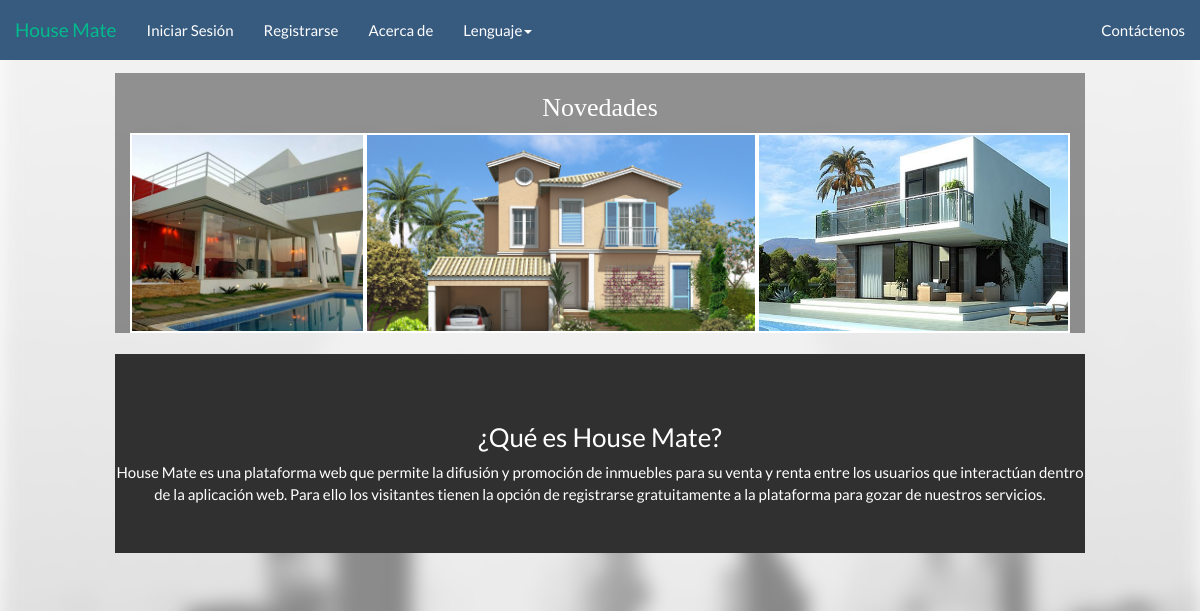
The page /HouseMate2_2/index.php on the database as committed earlier.
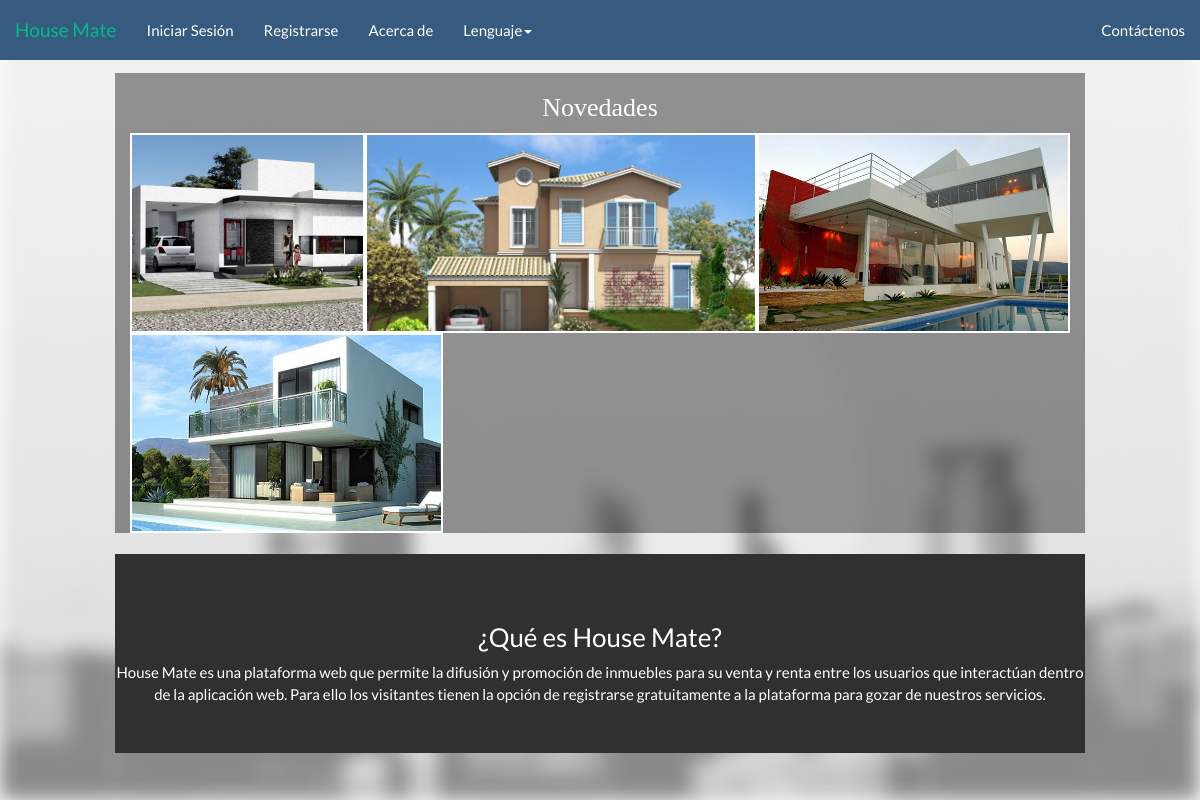
The same page on the database as committed later.
### tables this page shows
CREATE TABLE IF NOT EXISTS `inmueble` (
  `IdInmueble` varchar(5) NOT NULL,
  `Dueno` varchar(5) DEFAULT NULL,
  `Direccion` varchar(140) NOT NULL,
  `Descripcion` varchar(140) NOT NULL,
  `VentaRenta` int(1) NOT NULL,
  `Tipopropiedad` int(1) NOT NULL,
  `Precio` varchar(20) NOT NULL,
  `Imagen` varchar(100) NOT NULL,
  `DescDire` text,
  `estado` varchar(1) NOT NULL,
  `areadeterreno` varchar(15) NOT NULL,
  `areadeconstruc` varchar(15) NOT NULL,
  `aprovado` varchar(1) NOT NULL,
  `age` varchar(2) NOT NULL,
  `valuo1` varchar(15) NOT NULL,
  `valuo2` varchar(15) NOT NULL,
  `total` varchar(20) NOT NULL,
  `remaining` varchar(2) NOT NULL
);

### HouseMate2_2/Call/Funciones/showme.php (the view, shortened to what this page needs)
<?php
$quero = "SELECT * FROM inmueble ORDER BY IdInmueble DESC LIMIT 12";
$cs = mysql_query($quero);
$end = "";
$count = 0;
$morf = 0;
while($row=mysql_fetch_array($cs))
{
	if($count == 3)
	{
		$end = "";
		$count = 0;
		$morf = 0;
	}
	switch ($morf)
	{
		case 0:
			$end = rand(1,3);
		break;
		case 1:
			$end = rand(2,3);
		break;
		case 2:
			$pro = mt_rand(1,2);
			switch($pro)
			{
				case 2:
					$end = 3;
				break;
			}
		break;
	}
	switch ($end)
	{
		case 1:
	echo "<a href='inmueble.php?IdInmueble=".$row['IdInmueble']."'><div class='cover-card col-sm-3' style='background: url(".$row['Imagen'].") no-repeat center top;background-size:cover;'>
			<p>".$row['Descripcion']."</p>
		</div></a>";
		$morf = 1;
		$count++;
		break;
		case 2:
		echo "<a href='inmueble.php?IdInmueble=".$row['IdInmueble']."'><div class='cover-card col-sm-5' href='index.php?IdInmueble='".$row['IdInmueble']."' style='background: url(".$row['Imagen'].") no-repeat center top;background-size:cover;'>
			<p>".$row['Descripcion']."</p>
		</div></a>";
		$morf = 2;
		$count++;
		break;
		case 3:echo "<a href='inmueble.php?IdInmueble=".$row['IdInmueble']."'><div class='cover-card col-sm-4' href='index.php?IdInmueble='".$row['IdInmueble']."' style='background: url(".$row['Imagen'].") no-repeat center top;background-size:cover;'>
			<p>".$row['Descripcion']."</p>
		</div></a>";
		$morf = 3;
		$count++;
		break;
	}
}
?>

Rows that differ between the two databases and show on the page:
added inmueble: Imagen (picture)
changed inmueble (number 2 of 4 on the later page): Imagen: picture added; Imagen: picture removed
changed inmueble (number 3 of 4 on the later page): Imagen: picture added; Imagen: picture removed
